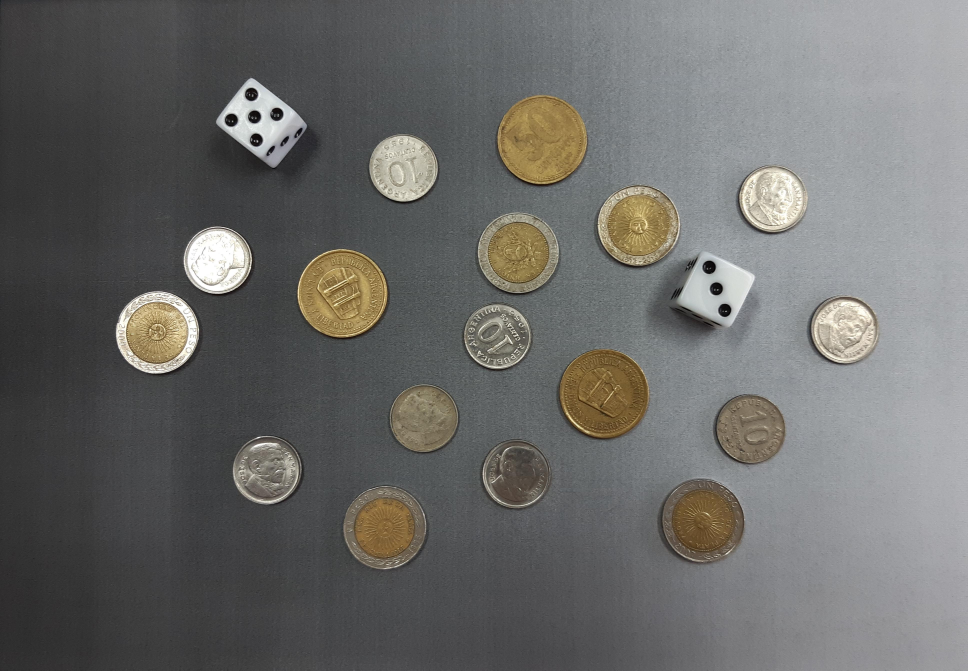
#> input picture images/monedas.jpg, 3871 x 2681 px, found by its file name (shown at 1/4 size)
$ python problema1.py   (older library calls are emulated)
#> lines starting #> are read from the running program, lines starting #| are printed output that depends on the picture; after the words box and inside, x2 and y2 are one past the last pixel; in counts of white or black regions, pixels touching at a corner belong together
import os

import cv2
import numpy as np
import matplotlib.pyplot as plt
import pandas as pd

from scipy import ndimage as ndi
from sklearn.cluster import KMeans
from sklearn.preprocessing import StandardScaler

from collections import Counter


# =====================================================================
# 1. CARGA DE IMAGEN
# =====================================================================


ruta = "..\images\monedas.jpg"

imagen = cv2.imread(ruta)
#> imagen is the input picture: shape (2681, 3871, 3); mean B, G, R 105.5, 107.4, 107.5

if imagen is None:
    raise FileNotFoundError("No se pudo cargar la imagen")


# OpenCV trabaja en BGR, Matplotlib utiliza RGB
imagen_rgb = cv2.cvtColor(imagen, cv2.COLOR_BGR2RGB)

alto, ancho = imagen.shape[:2]

print("Dimensiones:", ancho, "x", alto)
#| Dimensiones: 3871 x 2681

# Factor de escala: los tamaños de kernel y áreas están calibrados para una
# imagen de 2576 px de ancho; así el script funciona con otras resoluciones.
esc = ancho / 2576


def impar(k):
    """Tamaño de kernel escalado, siempre impar y >= 3."""
    return max(3, int(k * esc) | 1)


plt.figure(figsize=(12, 7))
plt.imshow(imagen_rgb)
plt.title("Imagen original")
plt.axis("off")
plt.show()


# =====================================================================
# 2. ESCALA DE GRISES Y ESPACIO HSV
# =====================================================================

gris = cv2.cvtColor(imagen, cv2.COLOR_BGR2GRAY)
hsv = cv2.cvtColor(imagen, cv2.COLOR_BGR2HSV)
#> hsv: shape (2681, 3871, 3); mean H, S, V 79.1, 17.1, 110.8

H_canal = hsv[:, :, 0]
S_canal = hsv[:, :, 1]
V_canal = hsv[:, :, 2]

plt.figure(figsize=(12, 7))
plt.imshow(gris, cmap="gray")
plt.title("Imagen en escala de grises")
plt.axis("off")
plt.show()


# =====================================================================
# 3. HISTOGRAMA
# =====================================================================

histograma = cv2.calcHist([gris], [0], None, [256], [0, 256])
#> histograma = 256 values, max 155905 at index 64, min 212 at index 3, mean 40539.7

plt.figure(figsize=(10, 5))
plt.plot(histograma)
plt.title("Histograma de intensidades")
plt.xlabel("Intensidad")
plt.ylabel("Cantidad de píxeles")
plt.grid()
plt.show()


# =====================================================================
# 4. ESTIMACIÓN DEL FONDO (intensidad no uniforme)
# =====================================================================
# Mediana de gran tamaño sobre la imagen reducida: los objetos (más chicos
# que la ventana) desaparecen y queda solamente el fondo.

chica = cv2.resize(gris, None, fx=0.25, fy=0.25)
fondo = cv2.resize(
    cv2.medianBlur(chica, impar(101)),
    (ancho, alto)
)

fig, ax = plt.subplots(1, 3, figsize=(16, 6))

ax[0].imshow(gris, cmap="gray")
ax[0].set_title("Original")

ax[1].imshow(fondo, cmap="gray")
ax[1].set_title("Fondo estimado")

ax[2].imshow(cv2.absdiff(gris, fondo), cmap="gray")
ax[2].set_title("|Original - Fondo|")

for a in ax:
    a.axis("off")

plt.tight_layout()
plt.show()


# =====================================================================
# 5. DETECCIÓN DE DADOS (primero)
# =====================================================================
# Los puntos de la cara superior de un dado son manchas negras rodeadas de
# blanco. Las monedas no tienen ese patrón: el entorno de sus zonas oscuras
# es gris. Los puntos de las caras laterales están en sombra y por eso
# no tienen anillo blanco: solo se cuentan los de la cara superior.

UMBRAL_NEGRO = 60          # V < 60 -> píxel negro
UMBRAL_ANILLO_BLANCO = 185  # V medio del entorno del punto

oscuro = (V_canal < UMBRAL_NEGRO).astype(np.uint8) * 255
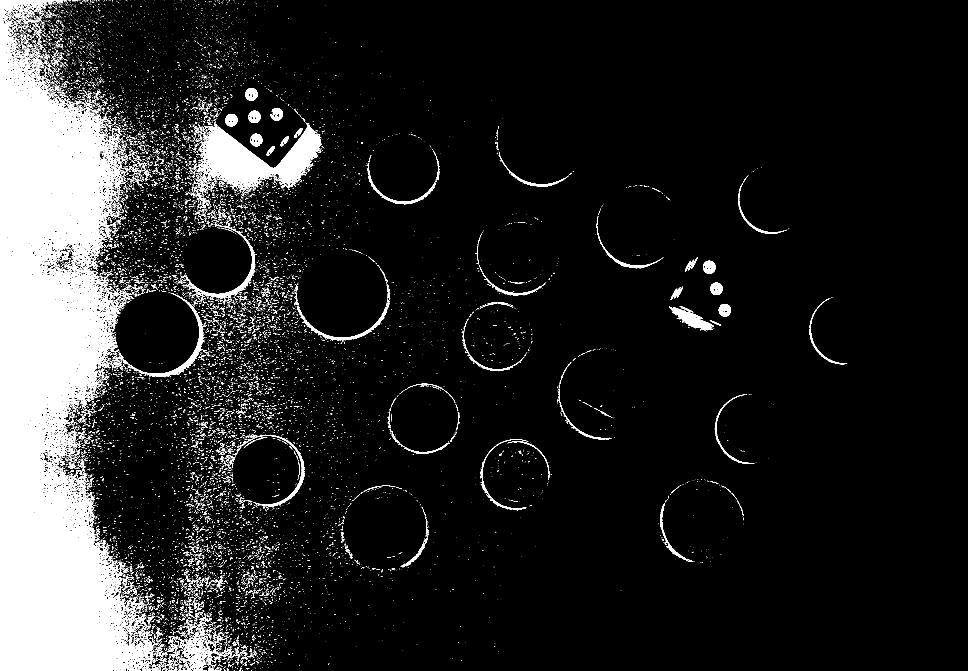
#> oscuro: shape (2681, 3871) (shown at 1/4 size); 10.5% white; 23122 white regions (21536 under 20 px), largest, box (x1, y1, x2, y2) and area: (0, 0, 614, 2681) 805895, (791, 491, 1286, 760) 56350, (559, 1172, 819, 1508) 6638
oscuro = cv2.morphologyEx(
    oscuro,
    cv2.MORPH_OPEN,
    np.ones((3, 3), np.uint8)
)
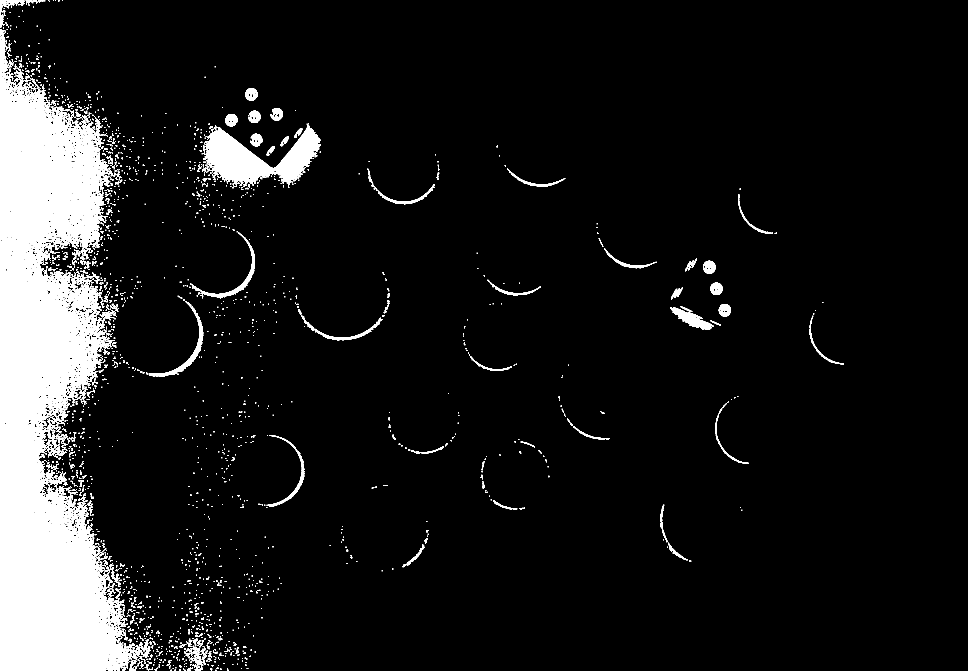
#> oscuro: shape (2681, 3871) (shown at 1/4 size); 8.8% white; 3155 white regions (2018 under 20 px)

cont_oscuros, _ = cv2.findContours(
    oscuro,
    cv2.RETR_EXTERNAL,
    cv2.CHAIN_APPROX_SIMPLE
)
#> cont_oscuros = 3114 contours, 2430 with area under 20; largest, box (x1, y1, x2, y2) and area: (0, 118, 568, 2681) 756918, (819, 500, 1282, 738) 51308, (2680, 1228, 2854, 1319) 5342, (595, 1266, 813, 1508) 5015, (781, 929, 1020, 1192) 4620

puntos = []   # (cx, cy, contorno)

for c in cont_oscuros:

    area = cv2.contourArea(c)

    if not (200 * esc ** 2 < area < 4000 * esc ** 2):
        continue

    mk = np.zeros((alto, ancho), np.uint8)
    cv2.drawContours(mk, [c], -1, 255, cv2.FILLED)

    # Anillo alrededor de la mancha
    anillo = (
        cv2.dilate(mk, np.ones((impar(31),) * 2, np.uint8))
        - cv2.dilate(mk, np.ones((impar(11),) * 2, np.uint8))
    )

    if V_canal[anillo > 0].mean() > UMBRAL_ANILLO_BLANCO:
        M = cv2.moments(c)
        puntos.append((M["m10"] / M["m00"], M["m01"] / M["m00"], c))
#> this loop made 3114 passes
#> area on passes 14, 21, 24: 49.5, 34, 23
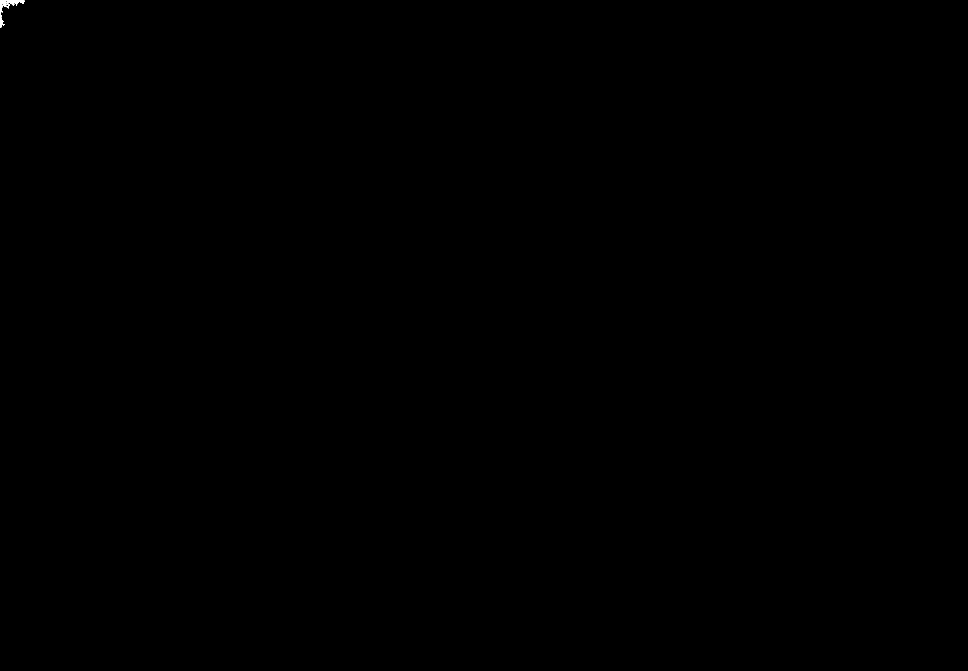
#> mk: shape (2681, 3871) (shown at 1/4 size); 0.02% white; 1 white region, box (x1, y1, x2, y2) and area: (0, 0, 97, 110) 2197
#> after the loop, puntos = 8 items

print("Puntos de dado detectados:", len(puntos))
#| Puntos de dado detectados: 8

# Región blanca de cada dado (blanco RELATIVO al fondo local, para que el
# fondo claro del lado derecho no se confunda con el dado)
mask_puntos = np.zeros((alto, ancho), np.uint8)
for _, _, c in puntos:
    cv2.drawContours(mask_puntos, [c], -1, 255, cv2.FILLED)
#> this loop made 8 passes
#> mask_puntos: shape (2681, 3871); 0.15% white; 8 white regions, largest, box (x1, y1, x2, y2) and area: (2812, 1043, 2862, 1095) 2061, (2875, 1216, 2924, 1267) 1953, (982, 353, 1030, 403) 1927

blanco = (
    ((gris.astype(np.int16) - fondo.astype(np.int16) > 35) & (S_canal < 60))
    .astype(np.uint8) * 255
) | mask_puntos
#> blanco: shape (2681, 3871); 4.4% white; 2231 white regions (1863 under 20 px), largest, box (x1, y1, x2, y2) and area: (864, 311, 1228, 671) 68793, (1477, 536, 1751, 806) 56523, (733, 906, 1009, 1175) 56498

blanco = cv2.morphologyEx(
    blanco,
    cv2.MORPH_CLOSE,
    cv2.getStructuringElement(cv2.MORPH_ELLIPSE, (impar(25),) * 2)
)
#> blanco: shape (2681, 3871); 6.9% white; 413 white regions (343 under 20 px), largest, box (x1, y1, x2, y2) and area: (864, 311, 1228, 671) 72113, (931, 1743, 1207, 2018) 58696, (733, 906, 1009, 1175) 57858

blanco = cv2.morphologyEx(
    blanco,
    cv2.MORPH_OPEN,
    cv2.getStructuringElement(cv2.MORPH_ELLIPSE, (impar(15),) * 2)
)
#> blanco: shape (2681, 3871); 6.6% white; 24 white regions, largest, box (x1, y1, x2, y2) and area: (864, 312, 1227, 670) 72040, (931, 1743, 1206, 2018) 58669, (734, 906, 1008, 1175) 57835

n_comp, etiquetas, estadisticas, _ = cv2.connectedComponentsWithStats(blanco)
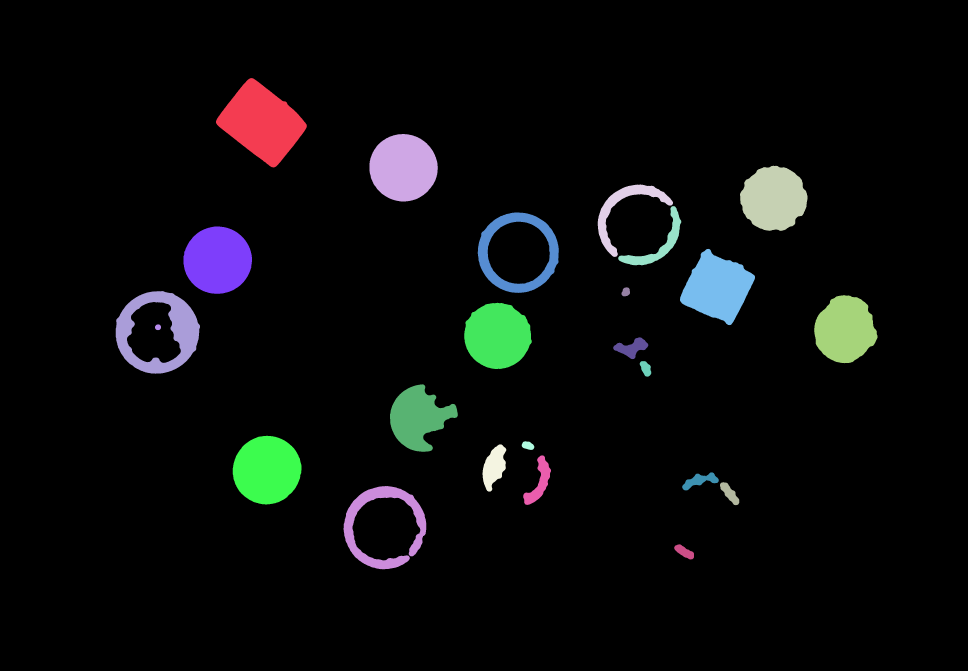
#> etiquetas: shape (2681, 3871) int32 (shown at 1/4 size); 25 distinct labels, from 0 to 24; one colour per label, 0 black
#> n_comp = 25; estadisticas = 25 rows, first 6: [0, 0, 3871, 2681, 9688110], [864, 312, 363, 358, 72040], [1478, 536, 273, 270, 57684], [2960, 663, 270, 261, 53576], [2391, 738, 301, 290, 17703], [2473, 824, 252, 237, 12424]

dados = []
resultados_dados = []
mascara_dados = np.zeros((alto, ancho), np.uint8)

for i in range(1, n_comp):

    region = etiquetas == i
    area_region = estadisticas[i, cv2.CC_STAT_AREA]

    # Puntos de dado que caen dentro de esta región blanca
    pts = [
        (x, y) for x, y, _ in puntos
        if region[int(y), int(x)]
    ]

    if len(pts) >= 1 and area_region > 3000 * esc ** 2:

        m = ndi.binary_fill_holes(region).astype(np.uint8) * 255
        mascara_dados |= m

        cs, _ = cv2.findContours(
            m,
            cv2.RETR_EXTERNAL,
            cv2.CHAIN_APPROX_SIMPLE
        )

        c = max(cs, key=cv2.contourArea)
        x, y, w, h = cv2.boundingRect(c)

        dados.append({
            "contorno": c,
            "area": cv2.contourArea(c),
            "perimetro": cv2.arcLength(c, True),
            "circularidad": 0.0,
            "x": x, "y": y, "w": w, "h": h,
            "aspecto": w / h,
            "tipo": "Dado",
            "centros": pts,
            "valor": len(pts)
        })

        resultados_dados.append(len(pts))
#> this loop made 24 passes
#> (area_region, pts, x, y, w, h) on pass 8: (54544, [(2899.1, 1240.6), (2865.5, 1154.7), (2836.7, 1068.6)], 2720, 995, 300, 306)
#> m: shape (2681, 3871); 0.53% white; 1 white region, box (x1, y1, x2, y2) and area: (2720, 995, 3020, 1301) 54544
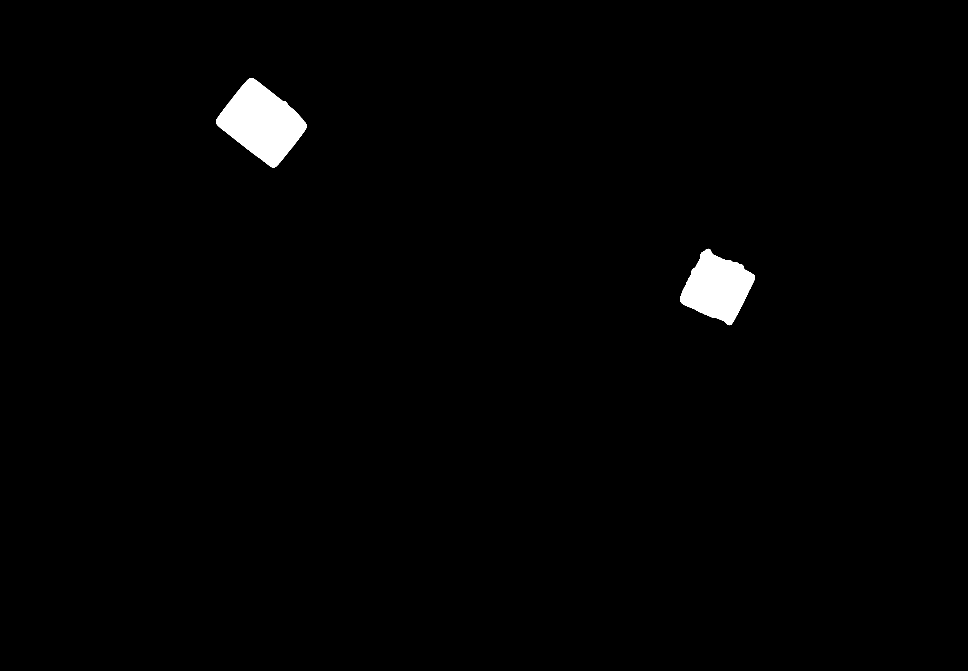
#> mascara_dados: shape (2681, 3871) (shown at 1/4 size); 1.2% white; 2 white regions, box (x1, y1, x2, y2) and area: (864, 312, 1227, 670) 72040, (2720, 995, 3020, 1301) 54544
#> region: shape (2681, 3871) bool; 0.03% white; 1 white region, box (x1, y1, x2, y2) and area: (2697, 2177, 2776, 2238) 2597
#> after the loop, dados = 2 items; resultados_dados = [5, 3]

print("Dados detectados:", len(dados))
#| Dados detectados: 2
print("Valores de la cara superior:", resultados_dados)
#| Valores de la cara superior: [5, 3]

plt.figure(figsize=(12, 7))
plt.imshow(mascara_dados, cmap="gray")
plt.title("Máscara de dados")
plt.axis("off")
plt.show()

# Se retiran los dados (dilatados, para eliminar también su sombra)
mascara_dados_dil = cv2.dilate(
    mascara_dados,
    cv2.getStructuringElement(cv2.MORPH_ELLIPSE, (impar(61),) * 2)
)
#> mascara_dados_dil: shape (2681, 3871); 2.2% white; 2 white regions, box (x1, y1, x2, y2) and area: (819, 267, 1272, 715) 125423, (2675, 950, 3065, 1346) 102665


# =====================================================================
# 6. SEGMENTACIÓN DE MONEDAS (sin los dados)
# =====================================================================
# Ninguna cue sola alcanza:
#   - diferencia con el fondo: falla en monedas de intensidad similar al fondo
#   - gradiente (bordes):      falla en monedas doradas lisas
#   - saturación:              solo detecta las monedas doradas
# Se combinan las tres.

# Cue 1: diferencia respecto al fondo
dif = cv2.absdiff(
    cv2.GaussianBlur(gris, (impar(7),) * 2, 0),
    fondo
)
_, cue_fondo = cv2.threshold(dif, 25, 255, cv2.THRESH_BINARY)
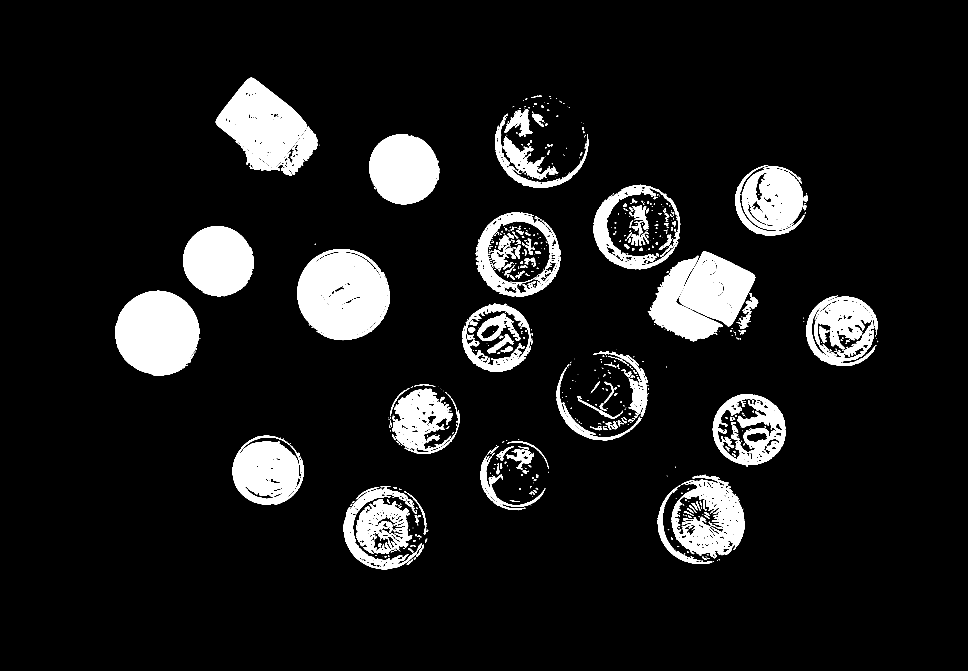
#> cue_fondo: shape (2681, 3871) (shown at 1/4 size); 9.5% white; 871 white regions (439 under 20 px), largest, box (x1, y1, x2, y2) and area: (1189, 996, 1549, 1348) 95340, (461, 1163, 798, 1495) 86801, (863, 311, 1228, 670) 60496

# Cue 2: magnitud del gradiente + Otsu
suave = cv2.GaussianBlur(gris, (impar(5),) * 2, 0)
mag = cv2.magnitude(
    cv2.Sobel(suave, cv2.CV_32F, 1, 0),
    cv2.Sobel(suave, cv2.CV_32F, 0, 1)
)
#> (the rest of the program and of its run is left out)
